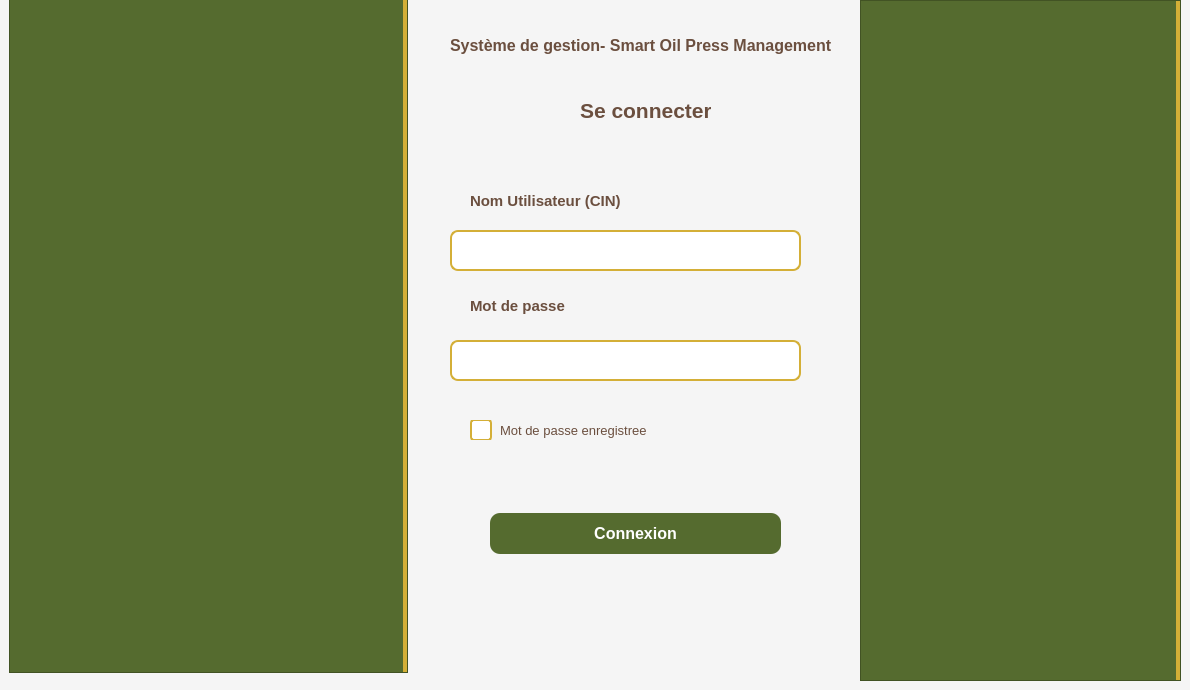
      <widget class="QWidget" name="login">
       <property name="styleSheet">
        <string notr="true">/* Dialog principal */
QWidget {
    background-color: #F5F5F5;
}
QLabel#label_6 {
    border-image: url(:/images/login-removebg-preview.png);
}

QLabel#label_5 {
    border-image: url(:/images/lg-removebg-preview.png);
}


/* Titre */
QLabel#label_3{
    color: #556B2F;
    font-size: 28px;
    font-weight: bold;
    background-color: transparent;
}
QLabe#label_14 {
    color: #556B2F;
    padding: 30px 0 20px 0;
}

/* Labels */
QLabel {
    color: #6B4F3F;
   
    font-weight: bold;
    background-color: transparent;
}

/* Inputs */
QLineEdit {
    border: 2px solid #D4AF37;
    border-radius: 8px;
    padding: 12px;
    font-size: 14px;
    background-color: white;
    color: #333333;
}

QLineEdit:focus {
    border: 2px solid #556B2F;
}

/* Checkbox */
QCheckBox {
    color: #6B4F3F;
    font-size: 13px;
    spacing: 8px;
}

QCheckBox::indicator {
    width: 18px;
    height: 18px;
    border: 2px solid #D4AF37;
    border-radius: 4px;
    background-color: white;
}

QCheckBox::indicator:checked {
    background-color: #556B2F;
    border-color: #556B2F;
    image: url(:/icons/check.png);
}

/* Button */
QPushButton {
    background-color: #556B2F;
    color: white;
    border: none;
    border-radius: 10px;
    padding: 14px;
    font-size: 16px;
    font-weight: bold;
}

QPushButton:hover {
    background-color: #6B8E23;
}

QPushButton:pressed {
    background-color: #2C3E1F;
}</string>
       </property>
       <widget class="QFrame" name="frame_image">
        <property name="enabled">
         <bool>true</bool>
        </property>
        <property name="geometry">
         <rect>
          <x>9</x>
          <y>-8</y>
          <width>399</width>
          <height>681</height>
         </rect>
        </property>
        <property name="minimumSize">
         <size>
          <width>399</width>
          <height>400</height>
         </size>
        </property>
        <property name="maximumSize">
         <size>
          <width>400</width>
          <height>16777215</height>
         </size>
        </property>
        <property name="styleSheet">
         <string notr="true">QFrame#frame_image {
    background-color: #556B2F;
    border-right: 5px solid #D4AF37;
}</string>
        </property>
        <property name="frameShape">
         <enum>QFrame::Shape::StyledPanel</enum>
        </property>
        <property name="frameShadow">
         <enum>QFrame::Shadow::Raised</enum>
        </property>
        <widget class="QLabel" name="label_17">
         <property name="geometry">
          <rect>
           <x>10</x>
           <y>74</y>
           <width>318</width>
           <height>401</height>
          </rect>
         </property>
         <property name="text">
          <string/>
         </property>
         <property name="pixmap">
          <pixmap>../SMART_OIL_PRESS_DHOUHA/images/login-removebg-preview.png</pixmap>
         </property>
         <property name="scaledContents">
          <bool>true</bool>
         </property>
         <property name="wordWrap">
          <bool>true</bool>
         </property>
        </widget>
        <widget class="QLabel" name="label_18">
         <property name="geometry">
          <rect>
           <x>334</x>
           <y>232</y>
           <width>16</width>
           <height>16</height>
          </rect>
         </property>
         <property name="maximumSize">
          <size>
           <width>200</width>
           <height>200</height>
          </size>
         </property>
         <property name="text">
          <string/>
         </property>
         <property name="pixmap">
          <pixmap>../SMART_OIL_PRESS_DHOUHA/GestionEmployes/images/lg-removebg-preview.png</pixmap>
         </property>
         <property name="scaledContents">
          <bool>true</bool>
         </property>
        </widget>
       </widget>
       <widget class="QLabel" name="label_13">
        <property name="geometry">
         <rect>
          <x>450</x>
          <y>30</y>
          <width>391</width>
          <height>31</height>
         </rect>
        </property>
        <property name="font">
         <font>
          <pointsize>12</pointsize>
          <bold>true</bold>
         </font>
        </property>
        <property name="text">
         <string>Système de gestion- Smart Oil Press Management</string>
        </property>
       </widget>
       <widget class="QLabel" name="label_14">
        <property name="geometry">
         <rect>
          <x>580</x>
          <y>90</y>
          <width>131</width>
          <height>41</height>
         </rect>
        </property>
        <property name="font">
         <font>
          <pointsize>16</pointsize>
          <bold>true</bold>
         </font>
        </property>
        <property name="text">
         <string>Se connecter</string>
        </property>
       </widget>
       <widget class="QLabel" name="label_15">
        <property name="geometry">
         <rect>
          <x>470</x>
          <y>180</y>
          <width>191</width>
          <height>41</height>
         </rect>
        </property>
        <property name="font">
         <font>
          <pointsize>11</pointsize>
          <bold>true</bold>
         </font>
        </property>
        <property name="text">
         <string>Nom Utilisateur (CIN)</string>
        </property>
       </widget>
       <widget class="QLabel" name="label_16">
        <property name="geometry">
         <rect>
          <x>470</x>
          <y>290</y>
          <width>151</width>
          <height>31</height>
         </rect>
        </property>
        <property name="font">
         <font>
          <pointsize>11</pointsize>
          <bold>true</bold>
         </font>
        </property>
        <property name="text">
         <string>Mot de passe</string>
        </property>
       </widget>
       <widget class="QLineEdit" name="lineEdit">
        <property name="geometry">
         <rect>
          <x>450</x>
          <y>230</y>
          <width>351</width>
          <height>41</height>
         </rect>
        </property>
       </widget>
       <widget class="QLineEdit" name="lineEdit_5">
        <property name="geometry">
         <rect>
          <x>450</x>
          <y>340</y>
          <width>351</width>
          <height>41</height>
         </rect>
        </property>
       </widget>
       <widget class="QCheckBox" name="checkBox">
        <property name="geometry">
         <rect>
          <x>470</x>
          <y>420</y>
          <width>291</width>
          <height>20</height>
         </rect>
        </property>
        <property name="text">
         <string>Mot de passe enregistree</string>
        </property>
       </widget>
       <widget class="QPushButton" name="connecter">
        <property name="geometry">
         <rect>
          <x>490</x>
          <y>513</y>
          <width>291</width>
          <height>41</height>
         </rect>
        </property>
        <property name="text">
         <string>Connexion</string>
        </property>
       </widget>
       <widget class="QFrame" name="frame_14">
        <property name="geometry">
         <rect>
          <x>860</x>
          <y>0</y>
          <width>321</width>
          <height>681</height>
         </rect>
        </property>
        <property name="styleSheet">
         <string notr="true">QFrame#frame_14 {
    background-color: #556B2F;
    border-right: 5px solid #D4AF37;
}</string>
        </property>
        <property name="frameShape">
         <enum>QFrame::Shape::StyledPanel</enum>
        </property>
        <property name="frameShadow">
         <enum>QFrame::Shadow::Raised</enum>
        </property>
        <widget class="QLabel" name="label_62">
         <property name="geometry">
          <rect>
           <x>60</x>
           <y>20</y>
           <width>181</width>
           <height>131</height>
          </rect>
         </property>
         <property name="text">
          <string/>
         </property>
         <property name="pixmap">
          <pixmap>../SMART_OIL_PRESS_DHOUHA/images/lg-removebg-preview.png</pixmap>
         </property>
         <property name="scaledContents">
          <bool>true</bool>
         </property>
        </widget>
       </widget>
      </widget>
